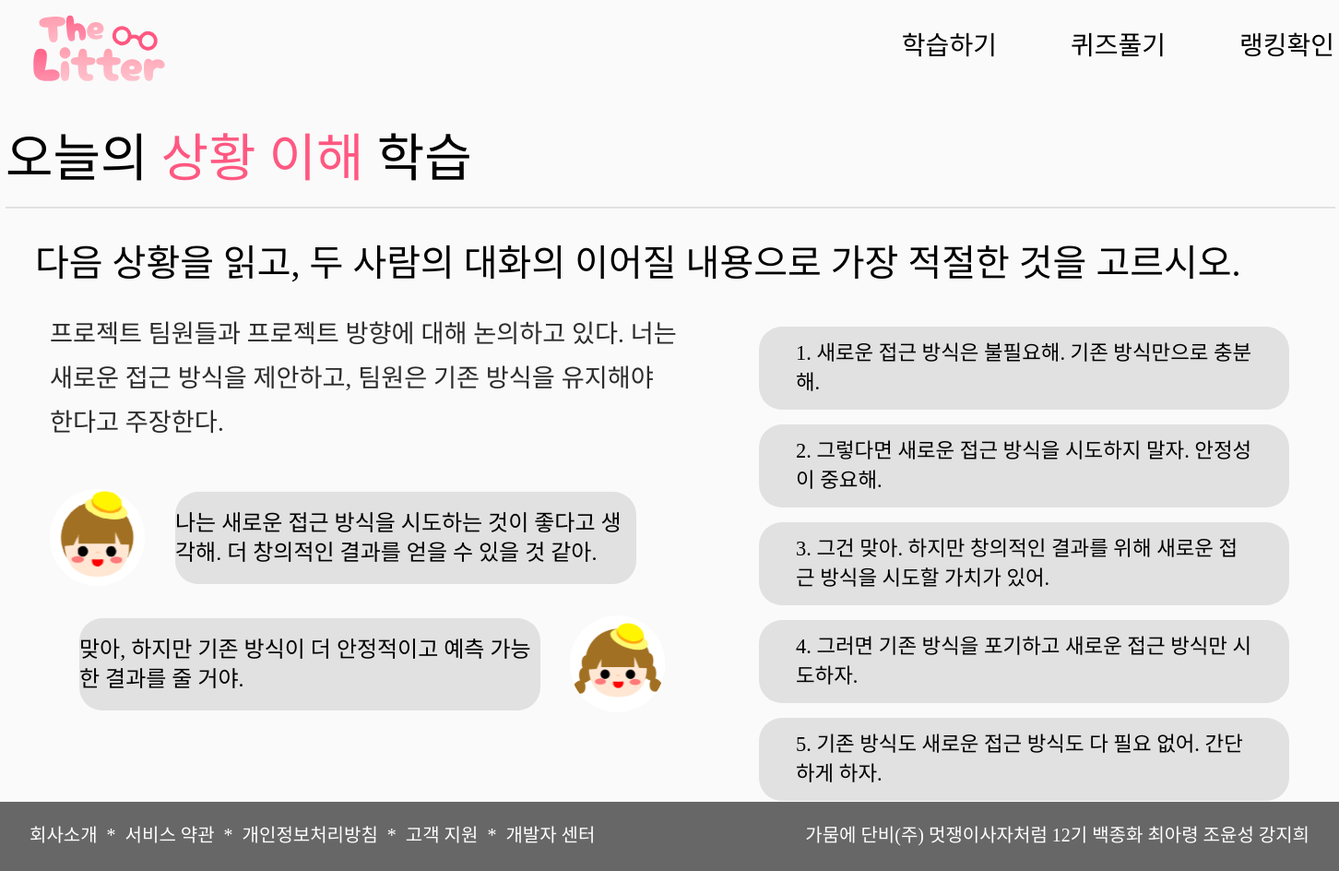
Screenshot of /lecture/situation/3 with the database file from the repository.
### api/models.py (models this page shows)
class ComprehensionTask(Base):
    __tablename__ = 'comprehension_tasks'
    id = Column(Integer, primary_key=True, index=True)
    lecture_id = Column(Integer, ForeignKey('lectures.id'), index=True)
    question = Column(Text, index=True)
    content = Column(Text, index=True)
    conversation = Column(Text, index=True)
    options = Column(Text, index=True)  # JSON encoded list
    answer = Column(String, index=True)
    lecture = relationship('Lecture', back_populates='comprehension_tasks')

### main.py (the view)
@app.get("/lecture/situation/{comprehension_tasks_id}", response_class=HTMLResponse)
async def situation(request: Request, comprehension_tasks_id: int, db: Session = Depends(get_db)):
    comprehension_task = db.query(ComprehensionTask).filter(
        ComprehensionTask.id == comprehension_tasks_id).first()
    if comprehension_task is None:
        return HTMLResponse(content="Comprehension Task not found", status_code=404)
    if comprehension_task.conversation:
        conversation_parts = comprehension_task.conversation.split('|', 1)
        if len(conversation_parts) == 2:
            first_part, second_part = conversation_parts
        else:
            first_part, second_part = conversation_parts[0], ""
    else:
        first_part, second_part = "", ""
    options = {}
    if comprehension_task.options:
        options_list = comprehension_task.options.split('\n')
        for idx, option in enumerate(options_list):
            options[f'option{idx + 1}'] = option.strip()
    else:
        options = {f'option{i}': "" for i in range(1, 6)}  # 빈 값으로 초기화
    user = None
    try:
        user = get_current_user_from_token(request, db)
    except HTTPException as e:
        if e.status_code == status.HTTP_401_UNAUTHORIZED:
            user = None
    return templates.TemplateResponse(
        "studySituation.html",
        {
            "request": request,
            "comprehension_task": comprehension_task,
            "first_part": first_part.strip(),
            "second_part": second_part.strip(),
            **options,
            "user": user,  # 사용자 정보를 템플릿에 전달
        }
    )

### templates/studySituation.html (shortened to what this page needs)
<!DOCTYPE html>
<html lang="en">
  <head>
    <link
      rel="stylesheet"
      href="{{ url_for('static', path='css/reset.css') }}"
    />
    <link
      rel="stylesheet"
      href="{{ url_for('static', path='css/studySituation.css') }}"
    />
  </head>
  <body>
    {% include "header.html" %}
    <div class="situationWrap">
      <h1>오늘의 <span>상황 이해</span> 학습</h1>
      <hr />
      <div class="studyWrap">
        <h2 class="studyQuestion">{{comprehension_task.question}}</h2>
        <div class="studySection">
          <div class="studyContentWrap">
            <div class="studyContent">{{comprehension_task.content}}</div>
            <div class="firstImg">
              <img src="{{ url_for('static', path='images/q1.svg') }}" />
              <div class="firstBalloon">{{first_part}}</div>
            </div>
            <div class="secondImg">
              <div class="secondBalloon">{{second_part}}</div>
              <img src="{{ url_for('static', path='images/q2.svg') }}" />
            </div>
          </div>
          <div class="studyAnswer">
            <div class="answerOptions">
              <div class="option" data-option="1">{{ option1 }}</div>
              <div class="option" data-option="2">{{ option2 }}</div>
              <div class="option" data-option="3">{{ option3 }}</div>
              <div class="option" data-option="4">{{ option4 }}</div>
              <div class="option" data-option="5">{{ option5 }}</div>
            </div>
            <button class="Btn">제&emsp;출</button>
          </div>
        </div>
      </div>
    </div>
    {% include "footer.html" %}
  </body>
</html>

### static/css/studySituation.css (style rules this page uses)
body { background-color: #fafafa; overflow: hidden; }
.situationWrap { box-sizing: border-box; width: 1440px; margin: 0 auto; display: flex; flex-direction: column; position: relative; }
.situationWrap h1 { font-family: "Pretendard-Bold"; font-size: 3.5rem; margin-top: 9rem; }
.situationWrap h1 span { color: #ff5881; }
hr { border: 1px solid #e1e1e1; width: 1440px; margin: 1rem 0; margin-top: 1.5rem; }
.studyWrap { margin: 0 2rem; }
.studyQuestion { font-family: "Pretendard-SemiBold"; font-size: 2.5rem; margin: 1.5rem 0; margin-bottom: 2rem; }
.studySection { margin: 0.5rem 1rem; display: flex; flex-direction: row; justify-content: space-between; }
.studySection .studyContent { width: 680px; font-family: "Pretendard-Regular"; font-size: 1.7rem; line-height: 3rem; color: #2c2c2c; margin-bottom: 3rem; }
.firstImg, .secondImg { display: flex; flex-direction: row; align-items: center; margin-top: 2rem; }
.firstBalloon, .secondBalloon { width: 500px; height: 100px; border-radius: 25px; background-color: #e1e1e1; margin: 0 2rem; display: flex; justify-content: center; align-items: center; font-family: "Pretendard-Medium"; font-size: 1.5rem; line-height: 2rem; }
.answerOptions .option { box-sizing: border-box; width: 575px; height: 90px; background-color: #e1e1e1; display: flex; justify-content: baseline; align-items: center; margin: 1rem 0; padding: 1rem 2.5rem; font-family: "Pretendard-Medium"; font-size: 1.4rem; line-height: 2rem; border-radius: 25px; }
.Btn { width: 150px; height: 60px; background-color: #ff97aa; color: #fff; font-family: "Pretendard-SemiBold"; font-size: 1.75rem; border: 0; border-radius: 10px; cursor: pointer; position: absolute; right: 4rem; }

### rows the page displays
ComprehensionTask: question "다음 상황을 읽고, 두 사람의 대화의 이어질 내용으로 가장 적절한 것을 고르시오.", content "프로젝트 팀원들과 프로젝트 방향에 대해 논의하고 있다. 너는 새로운 접근 방식을 제안하고, 팀원은 기존 방식을 유지해야 한다고 주장한다."

### other values shown
{{ first_part }} "나는 새로운 접근 방식을 시도하는 것이 좋다고 생각해. 더 창의적인 결과를 얻을 수 있을 것 같아."
{{ second_part }} "맞아, 하지만 기존 방식이 더 안정적이고 예측 가능한 결과를 줄 거야."
{{ option1 }} "1. 새로운 접근 방식은 불필요해. 기존 방식만으로 충분해."
{{ option2 }} "2. 그렇다면 새로운 접근 방식을 시도하지 말자. 안정성이 중요해."
{{ option3 }} "3. 그건 맞아. 하지만 창의적인 결과를 위해 새로운 접근 방식을 시도할 가치가 있어."
{{ option4 }} "4. 그러면 기존 방식을 포기하고 새로운 접근 방식만 시도하자."
{{ option5 }} "5. 기존 방식도 새로운 접근 방식도 다 필요 없어. 간단하게 하자."
